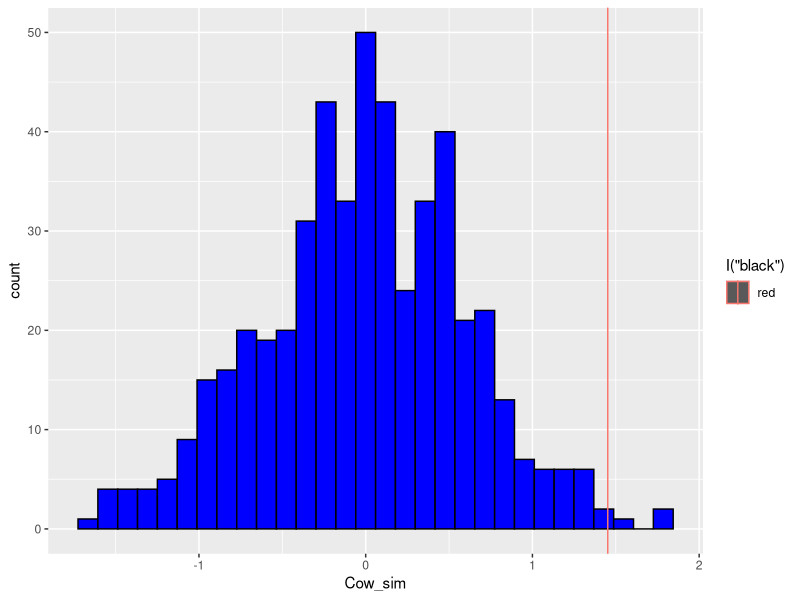

Generate this figure with R:
## ---- chunk 1
my_vec <- rep(c(0,1,2),150) # creating a numeric vector
counter <- 0

# a loop to calculate number of zeroes in my_ved
for(i in seq_along(my_vec)){
  if(my_vec[i]==0)
    counter <- counter+1
  
}
print(counter)
## ---- chunk 2
zeros <- sum(my_vec == 0)
print(zeros)
length(my_vec[my_vec==0]) # another method
## ---- chunk 3
# -----------------------------------------
# FUNCTION mat_rc
# description: matrix with each element as a product of row number and column number
# inputs: two integers x and y as rows and column of matrix m
# outputs: matrix of dimension x*y
###########################################
a <- 5
b <- 8
mat_rc <- function(x=a,
                   y=b){

m <- matrix(nrow = x, ncol = y)
  for(i in 1:nrow(m)) {
    for(j in 1:ncol(m)) {
      m[i,j] <- i*j
    } # close j loop
  } # close i loop
  return(print(m))
}   # end of mat_rc
#--------------------------------------------
mat_rc()

## ---- chunk 4
library(ggplot2)
library(TeachingDemos)

set.seed(100) # set the random number seed to repeat the analysis results
char2seed("espresso withdrawal")
char2seed("espresso withdrawal", set=FALSE)

# -----------------------------------------
# FUNCTION read_data
# description: generate data for analysis
# inputs: 
# outputs: dataframe for my data on AMR 
###########################################
read_data <- function(z=NULL) {
  if (is.null(z))  {
                  Cows <- round(rnorm(mean=25,n=50,sd=0.25),2)
                  Humans <- round(rnorm(mean=21,n=50,sd=0.7),2)
                  df <- data.frame(ID=seq_along(Cows),Cows,Humans)} # set up data frame
return(df)
}
# end of read_data
#-------------------------------------------
read_data()

# alternative way for different data using class code if else

# read_data <- function(z=NULL){
#  if(is.null(z)){
#    xObs <- 1:20
#   yObs <- xObs + 5*rnorm(20)
#   dF <- data.frame(ID=seq_along(xObs),
 #                    xObs,
 #                    yObs)} else {
#                       dF <- read.table(file = z, row.names = 1, header = TRUE, sep = ",", stringsAsFactors = FALSE)}
 # return(dF)
#}
# readData() 

# -----------------------------------------
# FUNCTION get_metric
# description: calculate metric for randomization test
# inputs: 2 column data frame for linear regression
# outputs: regression slope
###########################################
get_metric <- function(z=NULL) {
 . <- lm(z[,3]~z[,2])  
    . <- summary(.) 
    . <- .$coefficients[2,1]  
    slope <- .
    return(slope)
}

# end of get_metric
#-------------------------------------------

# -----------------------------------------
# FUNCTION shuffle_data
# description: randomize data for regression analysis
# inputs: dataframe created with 3 columns
# outputs: 3 column data frame
###########################################
shuffle_data <- function(z=NULL) {
z[,3] <- sample(z[,3])
return(z)
}
shuffle_data()
# end of shuffle_data
#-------------------------------------------

# -----------------------------------------
# FUNCTION get_pval
# description: get p value from data
# inputs: list of observed metric, and vector of simulated metrics
# outputs: lower and upper tail probability values
###########################################
get_pval <- function(z=NULL) {
pLower <- mean(z[[2]] <= z[[1]]) 
   pUpper <- mean(z[[2]] >= z[[1]])
   return(c(pLower,pUpper))
 }
get_pval()
# end of get_pval
#-------------------------------------------

# -----------------------------------------
# FUNCTION plot_ranTest
# description: ggplot of histogram of simulated values
# inputs: list of observed and simulated metrics
# outputs: save ggplot graph
###########################################
plot_ranTest <- function(z=NULL) {
 dat <- data.frame(ID=seq_along(z[[2]]),Cow_sim=z[[2]])
   p1 <- ggplot(data=dat,mapping=aes(x=Cow_sim))
   p1 + geom_histogram(mapping=aes(fill=I("blue"),color=I("black"))) +
     geom_vline(aes(xintercept=z[[1]],col="red")) 
}
# end of plot_ranTest
#-------------------------------------------
## ---- chunk 5
# Performing the randomisation test
set.seed(100)
nSim <- 500
x_sim <- rep(NA,nSim) # vector of simulated slopes
df <- read_data()
x <- get_metric(df)
for (i in seq_len(nSim)) {
x_sim[i] <- get_metric(shuffle_data(df))
}
slopes <- list(x,x_sim)
get_pval(slopes)
plot_ranTest(slopes)
## ---- chunk 6
n <- 150
Cow <- rnorm(n, mean=50,sd=0.5)
Human <- rnorm(n, mean=27,sd=0.2) 
ID <- seq_len(n)
AMR <- data.frame(ID,Cow,Human)
l_reg <- lm(AMR[,3]~AMR[,2])
l_reg_sum <- summary(l_reg) 
pVal <- l_reg_sum$coefficients[2,4]  
pVal
